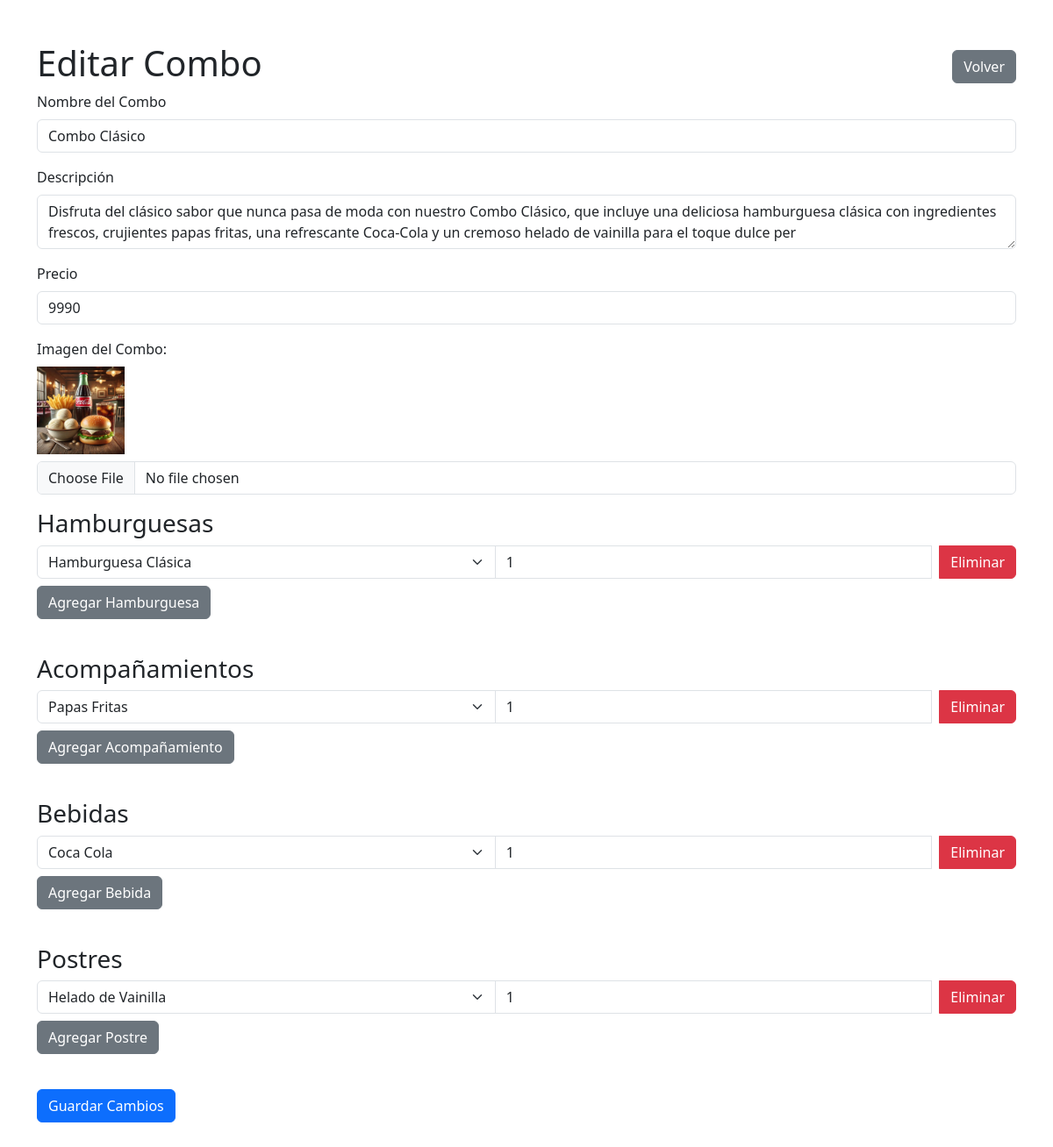
Screenshot of /mantenedores/combos/editar.php?id_combo=13 with the database file from the repository.
### tables this page shows
CREATE TABLE `combo` (
  `id_combo` int(11) NOT NULL,
  `nombre_combo` varchar(100) DEFAULT NULL,
  `descripcion` varchar(255) DEFAULT NULL,
  `precio` int(11) DEFAULT NULL,
  `imagen` varchar(255) DEFAULT NULL
);

CREATE TABLE `combo_hamburguesa` (
  `id_combo` int(11) NOT NULL,
  `id_hamburguesa` int(11) NOT NULL,
  `cantidad` int(11) DEFAULT 0
);

CREATE TABLE `hamburguesa` (
  `id_hamburguesa` int(11) NOT NULL,
  `nombre_hamburguesa` varchar(50) DEFAULT NULL,
  `descripcion` varchar(255) DEFAULT NULL,
  `precio` int(11) DEFAULT NULL,
  `imagen` varchar(255) DEFAULT NULL
);

CREATE TABLE `combo_acompaniamiento` (
  `id_combo` int(11) NOT NULL,
  `id_acompaniamiento` int(11) NOT NULL,
  `cantidad` int(11) DEFAULT 0
);

CREATE TABLE `acompaniamiento` (
  `id_acompaniamiento` int(11) NOT NULL,
  `nombre_acompaniamiento` varchar(30) DEFAULT NULL,
  `cantidad` int(11) DEFAULT NULL,
  `precio` int(11) DEFAULT NULL,
  `umbral_reabastecimiento` int(11) NOT NULL DEFAULT 5,
  `imagen` varchar(255) DEFAULT NULL
);

CREATE TABLE `combo_bebida` (
  `id_combo` int(11) NOT NULL,
  `id_bebida` int(11) NOT NULL,
  `cantidad` int(11) DEFAULT 0
);

CREATE TABLE `bebida` (
  `id_bebida` int(11) NOT NULL,
  `nombre_bebida` varchar(30) DEFAULT NULL,
  `cantidad` int(11) DEFAULT NULL,
  `precio` int(11) DEFAULT NULL,
  `umbral_reabastecimiento` int(11) NOT NULL DEFAULT 5,
  `imagen` varchar(255) DEFAULT NULL
);

CREATE TABLE `combo_postre` (
  `id_combo` int(11) NOT NULL,
  `id_postre` int(11) NOT NULL,
  `cantidad` int(11) DEFAULT 0
);

CREATE TABLE `postre` (
  `id_postre` int(11) NOT NULL,
  `nombre_postre` varchar(30) DEFAULT NULL,
  `cantidad` int(11) DEFAULT NULL,
  `precio` int(11) DEFAULT NULL,
  `umbral_reabastecimiento` int(11) NOT NULL DEFAULT 5,
  `imagen` varchar(255) DEFAULT NULL
);

### mantenedores/combos/editar.php (the view, shortened to what this page needs)
<?php
include '../../conexion.php';
$id_combo = $_GET['id_combo'];
$comboQuery = $conexion->prepare("SELECT * FROM combo WHERE id_combo = ?");
$comboQuery->bind_param("i", $id_combo);
$comboQuery->execute();
$combo = $comboQuery->get_result()->fetch_assoc();
$hamburguesas = $conexion->query("SELECT id_hamburguesa, nombre_hamburguesa FROM hamburguesa")->fetch_all(MYSQLI_ASSOC);
$acompaniamientos = $conexion->query("SELECT id_acompaniamiento, nombre_acompaniamiento FROM acompaniamiento")->fetch_all(MYSQLI_ASSOC);
$bebidas = $conexion->query("SELECT id_bebida, nombre_bebida FROM bebida")->fetch_all(MYSQLI_ASSOC);
$postres = $conexion->query("SELECT id_postre, nombre_postre FROM postre")->fetch_all(MYSQLI_ASSOC);
$hamburguesasSeleccionadas = $conexion->query("SELECT id_hamburguesa, cantidad FROM combo_hamburguesa WHERE id_combo = $id_combo")->fetch_all(MYSQLI_ASSOC);
$acompaniamientosSeleccionados = $conexion->query("SELECT id_acompaniamiento, cantidad FROM combo_acompaniamiento WHERE id_combo = $id_combo")->fetch_all(MYSQLI_ASSOC);
$bebidasSeleccionadas = $conexion->query("SELECT id_bebida, cantidad FROM combo_bebida WHERE id_combo = $id_combo")->fetch_all(MYSQLI_ASSOC);
$postresSeleccionados = $conexion->query("SELECT id_postre, cantidad FROM combo_postre WHERE id_combo = $id_combo")->fetch_all(MYSQLI_ASSOC);
?>
<!DOCTYPE html>
<html lang="es">
<head>
    <link href="https://cdn.jsdelivr.net/npm/bootstrap@5.3.0/dist/css/bootstrap.min.css" rel="stylesheet">
</head>
<body class="container py-5">
    <div class="d-flex justify-content-between align-items-center">
        <h1>Editar Combo</h1>
        <button class="btn btn-secondary" onclick="window.location.href='listar.php'">Volver</button>
    </div>
    <form action="editar.php?id_combo=<?php echo $id_combo; ?>" method="POST" enctype="multipart/form-data"
        onsubmit="return validarFormulario()">
        <div class="mb-3">
            <label for="nombre_combo" class="form-label">Nombre del Combo</label>
            <input type="text" class="form-control" id="nombre_combo" name="nombre_combo"
                value="<?php echo $combo['nombre_combo']; ?>" required>
        </div>
        <div class="mb-3">
            <label for="descripcion" class="form-label">Descripción</label>
            <textarea class="form-control" id="descripcion" name="descripcion"
                required><?php echo $combo['descripcion']; ?></textarea>
        </div>
        <div class="mb-3">
            <label for="precio" class="form-label">Precio</label>
            <input type="number" class="form-control" id="precio" name="precio" value="<?php echo $combo['precio']; ?>"
                required>
        </div>
        <div class="mb-3">
            <label for="imagen" class="form-label">Imagen del Combo:</label>
            <?php if (!empty($combo['imagen'])): ?>
                <div class="mb-2">
                    <img src="../../uploads/combos/<?php echo $combo['imagen']; ?>" alt="Imagen Actual"
                        style="width: 100px; height: 100px; object-fit: cover;">
                </div>
            <?php endif; ?>
            <input type="file" name="imagen" class="form-control">
        </div>
        <div id="hamburguesas-container" class="mb-4">
            <h3>Hamburguesas</h3>
            <?php foreach ($hamburguesasSeleccionadas as $hamburguesa): ?>
                <div class="input-group mb-2">
                    <select class="form-select" name="hamburguesa_id[]">
                        <?php foreach ($hamburguesas as $item): ?>
                            <option value="<?php echo $item['id_hamburguesa']; ?>" <?php echo $hamburguesa['id_hamburguesa'] == $item['id_hamburguesa'] ? 'selected' : ''; ?>>
                                <?php echo $item['nombre_hamburguesa']; ?>
                            </option>
                        <?php endforeach; ?>
                    </select>
                    <input type="number" class="form-control" name="cantidad_hamburguesa[]"
                        value="<?php echo $hamburguesa['cantidad']; ?>" min="1" required>
                    <button type="button" class="btn btn-danger ms-2"
                        onclick="this.parentElement.remove()">Eliminar</button>
                </div>
            <?php endforeach; ?>
            <button type="button" class="btn btn-secondary mb-3" onclick="agregarElemento('hamburguesas')">Agregar
                Hamburguesa</button>
        </div>
        <div id="acompaniamientos-container" class="mb-4">
            <h3>Acompañamientos</h3>
            <?php foreach ($acompaniamientosSeleccionados as $acompaniamiento): ?>
                <div class="input-group mb-2">
                    <select class="form-select" name="acompaniamiento_id[]">
                        <?php foreach ($acompaniamientos as $item): ?>
                            <option value="<?php echo $item['id_acompaniamiento']; ?>" <?php echo $acompaniamiento['id_acompaniamiento'] == $item['id_acompaniamiento'] ? 'selected' : ''; ?>>
                                <?php echo $item['nombre_acompaniamiento']; ?>
                            </option>
                        <?php endforeach; ?>
                    </select>
                    <input type="number" class="form-control" name="cantidad_acompaniamiento[]"
                        value="<?php echo $acompaniamiento['cantidad']; ?>" min="1" required>
                    <button type="button" class="btn btn-danger ms-2"
                        onclick="this.parentElement.remove()">Eliminar</button>
                </div>
            <?php endforeach; ?>
            <button type="button" class="btn btn-secondary mb-3" onclick="agregarElemento('acompaniamientos')">Agregar
                Acompañamiento</button>
        </div>
        <div id="bebidas-container" class="mb-4">
            <h3>Bebidas</h3>
            <?php foreach ($bebidasSeleccionadas as $bebida): ?>
                <div class="input-group mb-2">
                    <select class="form-select" name="bebida_id[]">
                        <?php foreach ($bebidas as $item): ?>
                            <option value="<?php echo $item['id_bebida']; ?>" <?php echo $bebida['id_bebida'] == $item['id_bebida'] ? 'selected' : ''; ?>>
                                <?php echo $item['nombre_bebida']; ?>
                            </option>
                        <?php endforeach; ?>
                    </select>
                    <input type="number" class="form-control" name="cantidad_bebida[]"
                        value="<?php echo $bebida['cantidad']; ?>" min="1" required>
                    <button type="button" class="btn btn-danger ms-2"
                        onclick="this.parentElement.remove()">Eliminar</button>
                </div>
            <?php endforeach; ?>
            <button type="button" class="btn btn-secondary mb-3" onclick="agregarElemento('bebidas')">Agregar
                Bebida</button>
        </div>
        <div id="postres-container" class="mb-4">
            <h3>Postres</h3>
            <?php foreach ($postresSeleccionados as $postre): ?>
                <div class="input-group mb-2">
                    <select class="form-select" name="postre_id[]">
                        <?php foreach ($postres as $item): ?>
                            <option value="<?php echo $item['id_postre']; ?>" <?php echo $postre['id_postre'] == $item['id_postre'] ? 'selected' : ''; ?>>
                                <?php echo $item['nombre_postre']; ?>
                            </option>
                        <?php endforeach; ?>
                    </select>
                    <input type="number" class="form-control" name="cantidad_postre[]"
                        value="<?php echo $postre['cantidad']; ?>" min="1" required>
                    <button type="button" class="btn btn-danger ms-2"
                        onclick="this.parentElement.remove()">Eliminar</button>
                </div>
            <?php endforeach; ?>
            <button type="button" class="btn btn-secondary mb-3" onclick="agregarElemento('postres')">Agregar
                Postre</button>
        </div>
        <button type="submit" class="btn btn-primary">Guardar Cambios</button>
    </form>
</body>
</html>

### rows the page displays
combo: nombre_combo "Combo Clásico", descripcion "Disfruta del clásico sabor que nunca pasa de moda con nuestro Combo Clásico, que incluye una deliciosa hamburguesa clásica con ingredientes frescos, crujientes papas fritas, una refrescante Coca-Cola y un cremoso helado de vainilla para el toque dulce per", precio "9990", imagen (picture)
combo_hamburguesa: id_hamburguesa.nombre_hamburguesa "Hamburguesa Clásica", cantidad "1"
combo_acompaniamiento: id_acompaniamiento.nombre_acompaniamiento "Papas Fritas", cantidad "1"
combo_bebida: id_bebida.nombre_bebida "Coca Cola", cantidad "1"
combo_postre: id_postre.nombre_postre "Helado de Vainilla", cantidad "1"
